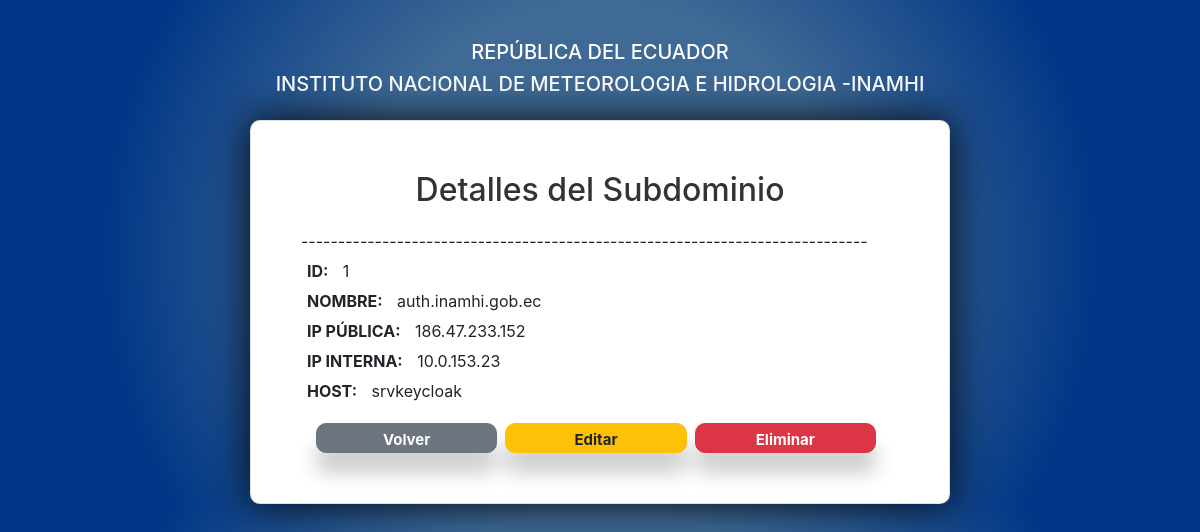
Screenshot of /subdominios/1/ (signed in) with the database file from the repository.
### myapp/models.py (models this page shows, shortened)
class Subdominios(models.Model):
    Id = models.CharField(max_length=100, verbose_name='Id', blank=True, null=True)
    Nombre = models.CharField(max_length=100, verbose_name='Nombre', blank=True, null=True)
    IpPublica = models.CharField(max_length=100, verbose_name='IpPublica', blank=True, null=True)
    IpInterna = models.CharField(max_length=100, verbose_name='IpInterna', blank=True, null=True)
    Host = models.CharField(max_length=100, verbose_name='Host', blank=True, null=True)

### myapp/views.py (the view)
@login_required
@permission_required('myapp.view_subdominios', raise_exception=True)
def subdominios_detail(request, pk):
    subdominio = get_object_or_404(Subdominios, pk=pk)
    return render(request, 'subdominios/subdominios_detail.html', {'subdominio': subdominio})

### myapp/templates/subdominios/subdominios_detail.html (shortened to what this page needs)
{% load static %}
<!DOCTYPE html>
<html lang="en">
<head>
    <link href="https://stackpath.bootstrapcdn.com/bootstrap/4.5.2/css/bootstrap.min.css" rel="stylesheet">
    <link rel="stylesheet" type="text/css" href="{% static 'styles/model_detail.css' %}">
</head>
<body>
    <div class="header-titles">
        <h5>REPÚBLICA DEL ECUADOR</h5>
        <h5>INSTITUTO NACIONAL DE METEOROLOGIA E HIDROLOGIA -INAMHI</h5>
    </div>
    <div class="container mt-4">
        <div class="card">
            <div class="card-body">
                <h2 class="card-title">Detalles del Subdominio</h2>
                -----------------------------------------------------------------------------
                <p><strong>ID:</strong> <span>{{ subdominio.Id }}</span></p>
                <p><strong>Nombre:</strong> <span>{{ subdominio.Nombre }}</span></p>
                <p><strong>IP Pública:</strong> <span>{{ subdominio.IpPublica }}</span></p>
                <p><strong>IP Interna:</strong> <span>{{ subdominio.IpInterna }}</span></p>
                <p><strong>Host:</strong> <span>{{ subdominio.Host }}</span></p>
                <div class="container btn-container">
                    <button type="button" onclick="window.history.back()" class="btn btn-secondary btn-actions mr-2"> Volver</button>
                    <a href="{% url 'subdominios_update' subdominio.pk %}" class="btn btn-warning btn-actions mr-2"> Editar</a>
                    <a href="{% url 'subdominios_delete' subdominio.pk %}" class="btn btn-danger btn-actions mr-2"> Eliminar</a>
                </div>
            </div>
        </div>
    </div>
</body>
</html>

### myapp/static/styles/model_detail.css (style rules this page uses)
body { padding-top: 20px; background-image: radial-gradient(circle 500px, #3f6a95, #3f6a95, #003686); }
.container { display: flex; justify-content: center; align-items: center; height: 100%; }
.card { width: 100%; max-width: 700px; padding: 30px; border-radius: 10px; background-color: #fff; box-shadow: 0 0 40px rgba(0, 0, 0, 0.9); }
.header-titles { text-align: center; color: white; margin-top: 20px; }
.card-title { text-align: center; margin-bottom: 20px; color: #333; }
.card p { text-transform: uppercase; margin:1%; }
.card span { text-transform: none; padding-left: 10px; }
.btn-actions { width: 100%; font-size: 18px; border-radius: 10px; padding: 5px ; font-size: 15px; font-weight:bolder; height: 30px; box-shadow: 0px 20px 20px rgba(0, 0, 0, 0.2); }
.btn-container { margin-top: 10px; display: flex; justify-content: center; }

### myapp/templates/subdominios/subdominios_detail.html (style rules this page uses)
.btn-actions { margin-top: 10px; }

### rows the page displays
Subdominios: Nombre "auth.inamhi.gob.ec", IpPublica "186.47.233.152", IpInterna "10.0.153.23", Host "srvkeycloak"

### other values shown
{{ subdominio.Id }} "1"
